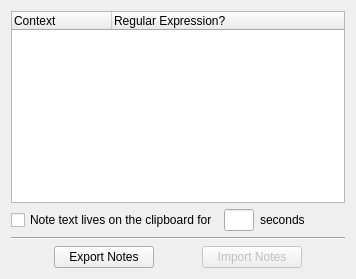
          <widget class="QWidget" name="tab_8">
           <attribute name="title">
            <string>Database</string>
           </attribute>
           <layout class="QVBoxLayout" name="verticalLayout_5">
            <item>
             <widget class="QTreeWidget" name="tree_Database">
              <property name="editTriggers">
               <set>QAbstractItemView::NoEditTriggers</set>
              </property>
              <property name="expandsOnDoubleClick">
               <bool>false</bool>
              </property>
              <column>
               <property name="text">
                <string>Context</string>
               </property>
              </column>
              <column>
               <property name="text">
                <string>Regular Expression?</string>
               </property>
              </column>
             </widget>
            </item>
            <item>
             <layout class="QHBoxLayout" name="horizontalLayout_21">
              <item>
               <widget class="QCheckBox" name="check_ClipboardTTL">
                <property name="text">
                 <string>Note text lives on the clipboard for</string>
                </property>
               </widget>
              </item>
              <item>
               <widget class="QLineEdit" name="edit_ClipboardTTL">
                <property name="minimumSize">
                 <size>
                  <width>30</width>
                  <height>0</height>
                 </size>
                </property>
                <property name="maximumSize">
                 <size>
                  <width>30</width>
                  <height>16777215</height>
                 </size>
                </property>
               </widget>
              </item>
              <item>
               <widget class="QLabel" name="label_17">
                <property name="text">
                 <string>seconds</string>
                </property>
               </widget>
              </item>
              <item>
               <spacer name="horizontalSpacer_15">
                <property name="orientation">
                 <enum>Qt::Horizontal</enum>
                </property>
                <property name="sizeHint" stdset="0">
                 <size>
                  <width>40</width>
                  <height>20</height>
                 </size>
                </property>
               </spacer>
              </item>
             </layout>
            </item>
            <item>
             <widget class="Line" name="line_3">
              <property name="orientation">
               <enum>Qt::Horizontal</enum>
              </property>
             </widget>
            </item>
            <item>
             <layout class="QHBoxLayout" name="horizontalLayout_20">
              <item>
               <spacer name="horizontalSpacer_14">
                <property name="orientation">
                 <enum>Qt::Horizontal</enum>
                </property>
                <property name="sizeHint" stdset="0">
                 <size>
                  <width>40</width>
                  <height>20</height>
                 </size>
                </property>
               </spacer>
              </item>
              <item>
               <widget class="QPushButton" name="button_Export">
                <property name="minimumSize">
                 <size>
                  <width>100</width>
                  <height>0</height>
                 </size>
                </property>
                <property name="text">
                 <string>Export Notes</string>
                </property>
               </widget>
              </item>
              <item>
               <spacer name="horizontalSpacer_16">
                <property name="orientation">
                 <enum>Qt::Horizontal</enum>
                </property>
                <property name="sizeHint" stdset="0">
                 <size>
                  <width>40</width>
                  <height>20</height>
                 </size>
                </property>
               </spacer>
              </item>
              <item>
               <widget class="QPushButton" name="button_Import">
                <property name="enabled">
                 <bool>false</bool>
                </property>
                <property name="minimumSize">
                 <size>
                  <width>100</width>
                  <height>0</height>
                 </size>
                </property>
                <property name="text">
                 <string>Import Notes</string>
                </property>
               </widget>
              </item>
              <item>
               <spacer name="horizontalSpacer_13">
                <property name="orientation">
                 <enum>Qt::Horizontal</enum>
                </property>
                <property name="sizeHint" stdset="0">
                 <size>
                  <width>40</width>
                  <height>20</height>
                 </size>
                </property>
               </spacer>
              </item>
             </layout>
            </item>
           </layout>
          </widget>
